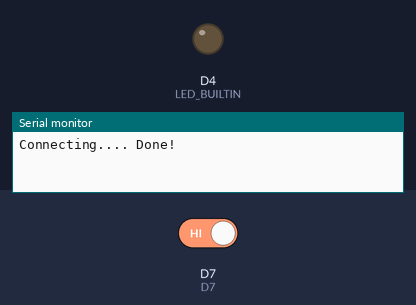
The sketch below on a simulated ESP8266 (NodeMCU). Shown: output pins drawn as LEDs (lit = HIGH, except the on-board LED, lit = LOW), the last lines printed to the serial monitor. The test bench sets the inputs (shaded band); at power-on: D7 HIGH. WiFi joins after 1.5 s; servers stay silent unless stated; web services answer with replies made up by the test bench.

Above: at 3.2 s.
3.3 s: D7 driven LOW
At 3.47 s:
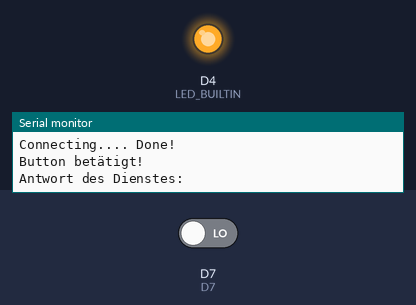
6.3 s: D7 driven HIGH
At 7.1 s:
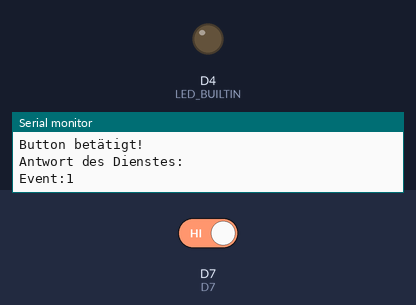
Timing chart, 0 to 9.3 s (numbered marks = the images above; inputs shaded):
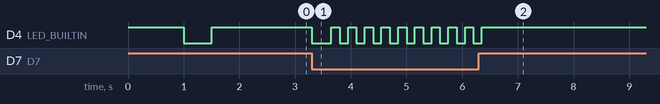

Measured:
- after the input at 3.3 s, D4 (LED_BUILTIN): HIGH → LOW at once, then repeats every 0.30 s: HIGH 0.15 s, LOW 0.15 s
- after the input at 6.3 s, D4 (LED_BUILTIN): goes on until 6.4 s, then stays HIGH

The sketch:

iot_twitter.ino
```cpp
#include <ESP8266WiFi.h>
#include <ESP8266HTTPClient.h>
// ESP Pins
#define D0 16
#define D5 14
#define D6 12
#define D7 13

//#define BEECEPTOR
#define THINGSPEAK
// #define THINGTWEET

int button = D7;
int status= 1;
String APIkey_ThingTweet = "II4IHBJPOUWJGF77";	// durch Ihren Thingtweet-API-Key ersetzen
String APIkey_ThingSpeak = "123456733WCSLJAM";	// durch Ihren Thingtweet-API-Key ersetzen
HTTPClient https;

void setup() {
	Serial.begin(115200);
	pinMode(LED_BUILTIN, OUTPUT);
	digitalWrite(LED_BUILTIN, HIGH);
	pinMode(D7, INPUT);
	digitalWrite(D7, HIGH);
	WiFi.begin("FRITZ!Box 6490 Cable", "1234567890123456"); // Durch Ihre WLAN-Zugangsdaten ersetzen
	delay(1000);
	Serial.println("");
	Serial.print("Connecting...");
	while (WiFi.status() != WL_CONNECTED)
	{
		digitalWrite(LED_BUILTIN, LOW);
		delay(500);
		digitalWrite(LED_BUILTIN, HIGH);
		delay(500);
		Serial.print(".");
	}
	Serial.println(" Done!");
}

void loop() {
	String payload, tweet, button_value;
	if (WiFi.status() == WL_CONNECTED) {
		status = digitalRead(button);
		if (status == LOW) {
			BearSSL::WiFiClientSecure client;
			client.setInsecure();
			Serial.println("Button betätigt!");
			digitalWrite(LED_BUILTIN, LOW);

#ifdef BEECEPTOR
			// Abschnitt mit URL zum Testen per Beeceptor
			https.begin(client, "https://keyboardpartner.free.beeceptor.com");
#endif

#ifdef THINGSPEAK
			// Abschnitt für Visualisierung von Thingspeak
			button_value = "1";
			https.begin(client, "https://api.thingspeak.com/update?api_key="
				+  APIkey_ThingSpeak + "&field1=" + button_value);
#endif

#ifdef THINGTWEET
			// Abschnitt für Twitter-API von Thingspeak
			tweet = "Der+Button+wurde+betätigt";
			https.begin(client, "https://api.thingspeak.com/apps/thingtweet/1/statuses/update?api_key="
				+  APIkey_ThingTweet + "&status=" + tweet);
#endif

			Serial.println("Antwort des Dienstes:");
			int httpCode = https.GET();
			if (httpCode == 200) {
				payload = https.getString();
				Serial.println("Event:" + payload);
			} else {
				Serial.print("Fehler: ");
				Serial.println(httpCode);
			}
			https.end();

			// Warten, bis Taste wieder losgelassen. LED blinkt schnell
			while (digitalRead(button) == LOW) {
				digitalWrite(LED_BUILTIN, LOW);
				delay(150);
				digitalWrite(LED_BUILTIN, HIGH);
				delay(150);
			}

			digitalWrite(LED_BUILTIN, HIGH);
		}
	}
}
```
